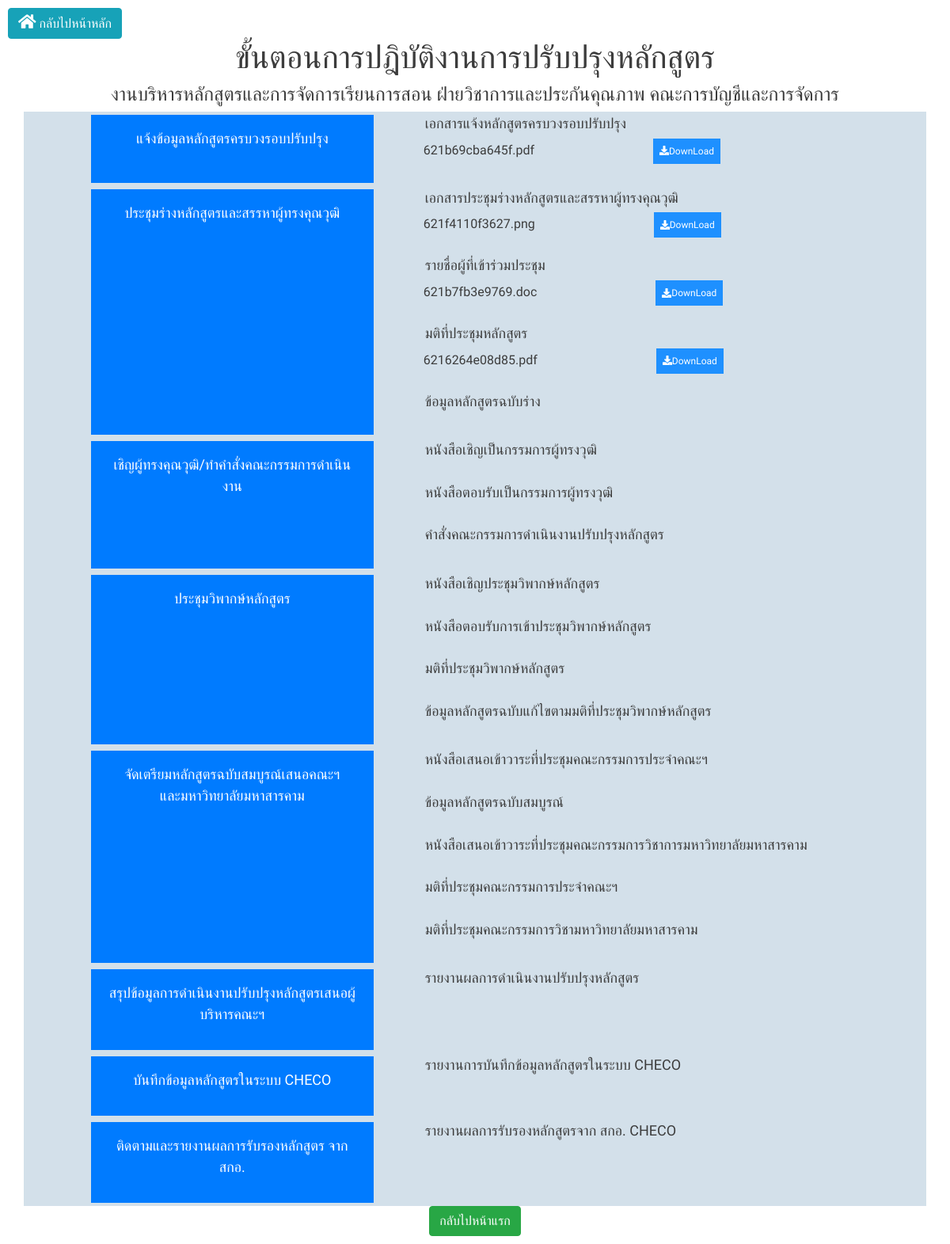
Screenshot of /operat.php with the database file from the repository.
### tables this page shows
CREATE TABLE `afile` (
  `a_id` int(11) NOT NULL,
  `a_file` text NOT NULL
);

CREATE TABLE `bfile` (
  `b_id` int(11) NOT NULL,
  `b_file` text NOT NULL
);

CREATE TABLE `cfile` (
  `c_id` int(11) NOT NULL,
  `c_file` text NOT NULL
);

CREATE TABLE `dfile` (
  `d_id` int(11) NOT NULL,
  `d_file` text NOT NULL
);

### SelectFile.php (called while the page is built, shortened)
<?php
                include_once("api/config/connect_db_file.php");
                $sql_a = "SELECT * FROM `afile` ORDER BY `a_file` DESC LIMIT 1";
                $sql_b = "SELECT * FROM `bfile` ORDER BY `b_file` DESC LIMIT 1";
                $sql_c = "SELECT * FROM `cfile` ORDER BY `c_file` DESC LIMIT 1";
                $sql_d = "SELECT * FROM `dfile` ORDER BY `d_file` DESC LIMIT 1";
                $result_a = mysqli_query($conn, $sql_a);
                $result_b = mysqli_query($conn, $sql_b);
                $result_c = mysqli_query($conn, $sql_c);
                $result_d = mysqli_query($conn, $sql_d);
?>

### operat.php (the view, shortened to what this page needs)
 <?php
include_once "./SelectFile.php";
?>
 <!DOCTYPE html>
 <html lang="en">
 <head>
     <link rel="stylesheet" href="https://cdn.jsdelivr.net/npm/bootstrap@4.6.1/dist/css/bootstrap.min.css">
     <link rel="stylesheet" href="https://cdnjs.cloudflare.com/ajax/libs/font-awesome/4.7.0/css/font-awesome.min.css">
 </head>
 <body>
             <?php if(!isset($_SESSION['ses_aid'])){ ?>
             <div id="app">
                 <a href=" data.php" class="btn btn-info"><i class='fas fa-home' style='font-size:20px'></i>
                     กลับไปหน้าหลัก</a>
                 <center>
                     <h1>ขั้นตอนการปฎิบัติงานการปรับปรุงหลักสูตร<h1>
                 </center>
                 <center>
                     <h4>
                         งานบริหารหลักสูตรและการจัดการเรียนการสอน ฝ่ายวิชาการและประกันคุณภาพ คณะการบัญชีและการจัดการ
                 </center>
                 <div class="container">
                     <div class="row">
                         <div class="col-4 bg-primary text-white p-3">
                             <center>
                                 <p class="bg-primary text-white">แจ้งข้อมูลหลักสูตรครบวงรอบปรับปรุง</p>
                             </center>
                         </div>
                         <div class="col-sm-7 bg-Light">
                             <form method="post" @submit.prevent="uploadImage">
                                 <h6>เอกสารแจ้งหลักสูตรครบวงรอบปรับปรุง</h6>
                             </form>
                             <?php
                        while ($row = mysqli_fetch_assoc($result_a)) { ?>
                             <span style="margin-right: 6rem!important;" class="ml-5"><?=$row["a_file"]?></span>
                             <button @click="downloadFile('<?=$row["a_file"]?>')" class="btnDownload"><i
                                     class="fa fa-download"></i>DownLoad</button><br>
                             <?php    }
                    ?><br>
                         </div>
                     </div>
                 </div>
                 <div class="container">
                     <div class="row">
                         <div class="col-4 bg-primary text-white p-3">
                             <center>
                                 <p class="bg-primary text-white">ประชุมร่างหลักสูตรและสรรหาผู้ทรงคุณวุฒิ</p>
                             </center>
                         </div>
                         <div class="col-sm-7 bg-Light">
                             <form method="post" @submit.prevent="uploadImage">
                                 <h6>เอกสารประชุมร่างหลักสูตรและสรรหาผู้ทรงคุณวุฒิ</h6>
                             </form>
                             <?php
                        while ($row = mysqli_fetch_assoc($result_b)) { ?>
                             <span style="margin-right: 6rem!important;" class="ml-5"><?=$row["b_file"]?></span>
                             <button @click="downloadFile('<?=$row["b_file"]?>')" class="btnDownload"><i
                                     class="fa fa-download"></i>DownLoad</button><br>
                             <?php    }
                    ?><br>
                             <form method="post" @submit.prevent="uploadImage">
                                 <h6>รายชื่อผู้ที่เข้าร่วมประชุม</h6>
                             </form>
                             <?php
                        while ($row = mysqli_fetch_assoc($result_c)) { ?>
                             <span style="margin-right: 6rem!important;" class="ml-5"><?=$row["c_file"]?></span>
                             <button @click="downloadFile('<?=$row["c_file"]?>')" class="btnDownload"><i
                                     class="fa fa-download"></i>DownLoad</button><br>
                             <?php    }
                    ?><br>
                             <form method="post" @submit.prevent="uploadImage">
                                 <h6>มติที่ประชุมหลักสูตร</h6>
                             </form>
                             <?php
                        while ($row = mysqli_fetch_assoc($result_d)) { ?>
                             <span style="margin-right: 6rem!important;" class="ml-5"><?=$row["d_file"]?></span>
                             <button @click="downloadFile('<?=$row["d_file"]?>')" class="btnDownload"><i
                                     class="fa fa-download"></i>DownLoad</button><br>
                             <?php    }
                    ?><br>
                             <form method="post" @submit.prevent="uploadImage">
                                 <h6>ข้อมูลหลักสูตรฉบับร่าง</h6>
                             </form>
                    ?><br>
                         </div>
                     </div>
                 </div>
                 <div class="container">
                     <div class="row">
                         <div class="col-4 bg-primary text-white p-3">
                             <center>
                                 <p class="bg-primary text-white">เชิญผู้ทรงคุณวุฒิ/ทำคำสั่งคณะกรรมการดำเนินงาน</p>
                             </center>
                         </div>
                         <div class="col-sm-7 bg-Light">
                             <form method="post" action="./insert_FileA.php">
                                 <h6>หนังสือเชิญเป็นกรรมการผู้ทรงวุฒิ</h6>
                             </form>
                    ?><br>
                             <form method="post" action="./insert_FileA.php">
                                 <h6>หนังสือตอบรับเป็นกรรมการผู้ทรงวุฒิ</h6>
                             </form>
                    ?><br>
                             <form method="post" action="./insert_FileA.php">
                                 <h6>คำสั่งคณะกรรมการดำเนินงานปรับปรุงหลักสูตร</h6>
                             </form>
                    ?><br>
                         </div>
                     </div>
                 </div>
                 <div class="container">
                     <div class="row">
                         <div class="col-4 bg-primary text-white p-3">
                             <center>
                                 <p class="bg-primary text-white">ประชุมวิพากษ์หลักสูตร</p>
                             </center>
                         </div>
                         <div class="col-sm-7 bg-Light">
                             <form method="post" @submit.prevent="uploadImage">
                                 <h6>หนังสือเชิญประชุมวิพากษ์หลักสูตร</h6>
                             </form>
                    ?><br>
                             <form method="post" @submit.prevent="uploadImage">
                                 <h6>หนังสือตอบรับการเข้าประชุมวิพากษ์หลักสูตร</h6>
                             </form>
                    ?><br>
                             <form method="post" @submit.prevent="uploadImage">
                                 <h6>มติที่ประชุมวิพากษ์หลักสูตร</h6>
                             </form>
                    ?><br>
                             <form method="post" @submit.prevent="uploadImage">
                                 <h6>ข้อมูลหลักสูตรฉบับแก้ไขตามมติที่ประชุมวิพากษ์หลักสูตร</h6>
                             </form>
                    ?><br>
                         </div>
                     </div>
                 </div>
                 <div class="container">
                     <div class="row">
                         <div class="col-4 bg-primary text-white p-3">
                             <center>
                                 <p class="bg-primary text-white">จัดเตรียมหลักสูตรฉบับสมบูรณ์เสนอคณะฯ
                                     <br>และมหาวิทยาลัยมหาสารคาม
                                 </p>
                             </center>
                         </div>
                         <div class="col-sm-7 bg-Light">
                             <form method="post" @submit.prevent="uploadImage">
                                 <h6>หนังสือเสนอเข้าวาระที่ประชุมคณะกรรมการประจำคณะฯ</h6>
                             </form>
                    ?><br>
                             <form method="post" @submit.prevent="uploadImage">
                                 <h6>ข้อมูลหลักสูตรฉบับสมบูรณ์</h6>
                             </form>
                    ?><br>
                             <form method="post" @submit.prevent="uploadImage">
                                 <h6>หนังสือเสนอเข้าวาระที่ประชุมคณะกรรมการวิชาการมหาวิทยาลัยมหาสารคาม</h6>
                             </form>
                    ?><br>
                             <form method="post" @submit.prevent="uploadImage">
                                 <h6>มติที่ประชุมคณะกรรมการประจำคณะฯ</h6>
                             </form>
                    ?><br>
                             <form method="post" @submit.prevent="uploadImage">
                                 <h6>มติที่ประชุมคณะกรรมการวิชามหาวิทยาลัยมหาสารคาม</h6>
                             </form>
                    ?><br>
                         </div>
                     </div>
                 </div>
                 <div class="container">
                     <div class="row">
                         <div class="col-4 bg-primary text-white p-3">
                             <center>
                                 <p class="bg-primary text-white">
                                     สรุปข้อมูลการดำเนินงานปรับปรุงหลักสูตรเสนอผู้บริหารคณะฯ</p>
                             </center>
                         </div>
                         <div class="col-sm-7 bg-Light">
                             <form method="post" @submit.prevent="uploadImage">
                                 <h6>รายงานผลการดำเนินงานปรับปรุงหลักสูตร</h6>
                             </form>
                    ?><br>
                         </div>
                     </div>
                 </div>
                 <div class="container">
                     <div class="row">
                         <div class="col-4 bg-primary text-white p-3">
                             <center>
                                 <p class="bg-primary text-white">บันทึกข้อมูลหลักสูตรในระบบ CHECO</p>
                             </center>
                         </div>
                         <div class="col-sm-7 bg-Light">
                             <form method="post" @submit.prevent="uploadImage">
                                 <h6>รายงานการบันทึกข้อมูลหลักสูตรในระบบ CHECO</h6>
                             </form>
                    ?><br>
                         </div>
                     </div>
                 </div>
                 <div class="container">
                     <div class="row">
                         <div class="col-4 bg-primary text-white p-3">
                             <center>
                                 <p class="bg-primary text-white">ติดตามและรายงานผลการรับรองหลักสูตร จาก สกอ.</p>
                             </center>
                         </div>
                         <div class="col-sm-7 bg-Light">
                             <form method="post" @submit.prevent="uploadImage">
                                 <h6>รายงานผลการรับรองหลักสูตรจาก สกอ. CHECO </h6>
                             </form>
                    ?><br>
                         </div>
                     </div>
                 </div>
             </div>
             <center>
                 <a href="data.php" id="button1id" name="button1id" class="btn btn-success">กลับไปหน้าแรก</a>
                     <?php  } ?>
 </body>
 </html>

### operat.php (style rules this page uses)
body { margin: 10px; font-family: 'Sarabun', sans-serif; }
.container { background-color: #D3E0EA; padding: 4px 40px; padding-left: 100px; padding-right: 0px; }
h6 { font-size: 18px; color: rgb(60, 60, 60); margin-left: 50px; }
h1 { color: rgb(60, 60, 60); }
h4 { color: rgb(60, 60, 60); }
p { font-size: 18px; color: blue; }
span { font-size: 16px; color: rgb(60, 60, 60); margin-left: 50px; }
input, button { font-size: 12px; color: rgb(60, 60, 60); margin-left: 50px; }
.btnDownload { background-color: DodgerBlue; border: none; color: white; padding: 7px 8px; cursor: pointer; font-size: 12px; }

### rows the page displays
afile: a_file "621b69cba645f.pdf"
bfile: b_file "621f4110f3627.png"
cfile: c_file "621b7fb3e9769.doc"
dfile: d_file "6216264e08d85.pdf"
